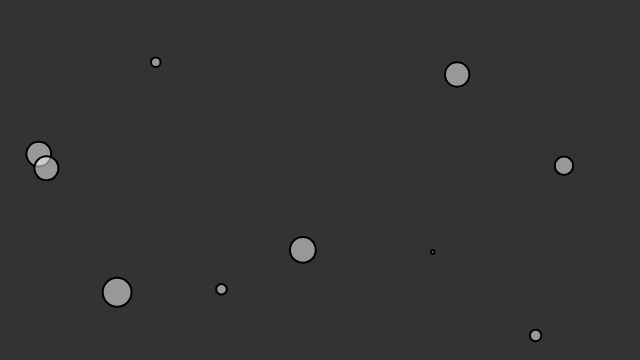
Frame 1 (no input)
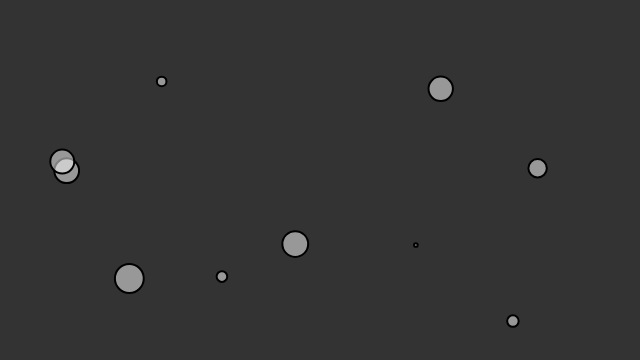
Frame 60 (no input)
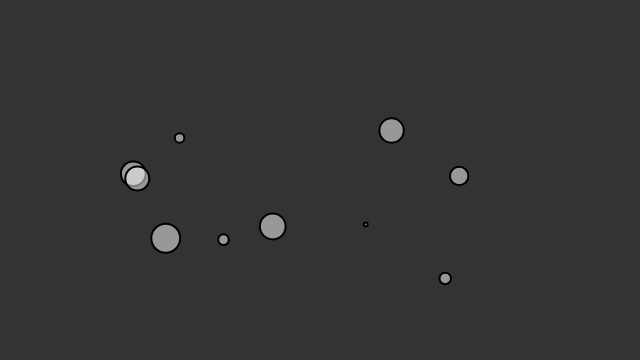
Frame 120 (the mouse pressed at the canvas centre since frame 60)

The p5.js sketch that drew these frames (run headless with seeded random() and noise() and a simulated clock; from frame 60 on, the mouse is pressed at the canvas centre):

// p5.js sketch
// ── sketch.js
// The Nature of Code
// Daniel Shiffman
// http://natureofcode.com

let movers = [];

let G = 1;

function setup() {
  createCanvas(640, 360);
  for (let i = 0; i < 10; i++) {
    movers[i] = new Mover(random(width), random(height), random(0.1, 2));
  }
}

function draw() {
  background(51);

  for (let i = 0; i < movers.length; i++) {
    for (let j = 0; j < movers.length; j++) {
      if (i !== j) {
        let force = movers[j].attract(movers[i]);
        movers[i].applyForce(force);
      }
    }

    movers[i].update();
    movers[i].display();
  }
}
// ── mover.js
// The Nature of Code
// Daniel Shiffman
// http://natureofcode.com

class Mover {
  constructor(x, y, m) {
    this.mass = m;
    this.position = createVector(x, y);
    this.velocity = createVector(0, 0);
    this.acceleration = createVector(0, 0);
  }

  applyForce(force) {
    let f = p5.Vector.div(force, this.mass);
    this.acceleration.add(f);
  }

  update() {
    this.velocity.add(this.acceleration);
    this.position.add(this.velocity);
    this.acceleration.mult(0);
  }

  display() {
    stroke(0);
    strokeWeight(2);
    fill(255, 127);
    ellipse(this.position.x, this.position.y, this.mass * 16);
  }

  attract(other) {
    // Calculate direction of force
    let force = p5.Vector.sub(this.position, other.position);
    // Distance between objects
    let distance = force.mag();
    // Limiting the distance to eliminate "extreme" results for very close or very far objects
    distance = constrain(distance, 5.0, 25.0);

    // Calculate gravitional force magnitude
    let strength = (G * this.mass * other.mass) / (distance * distance);
    // Get force vector --> magnitude * direction
    force.setMag(strength);
    return force;
  }
}
